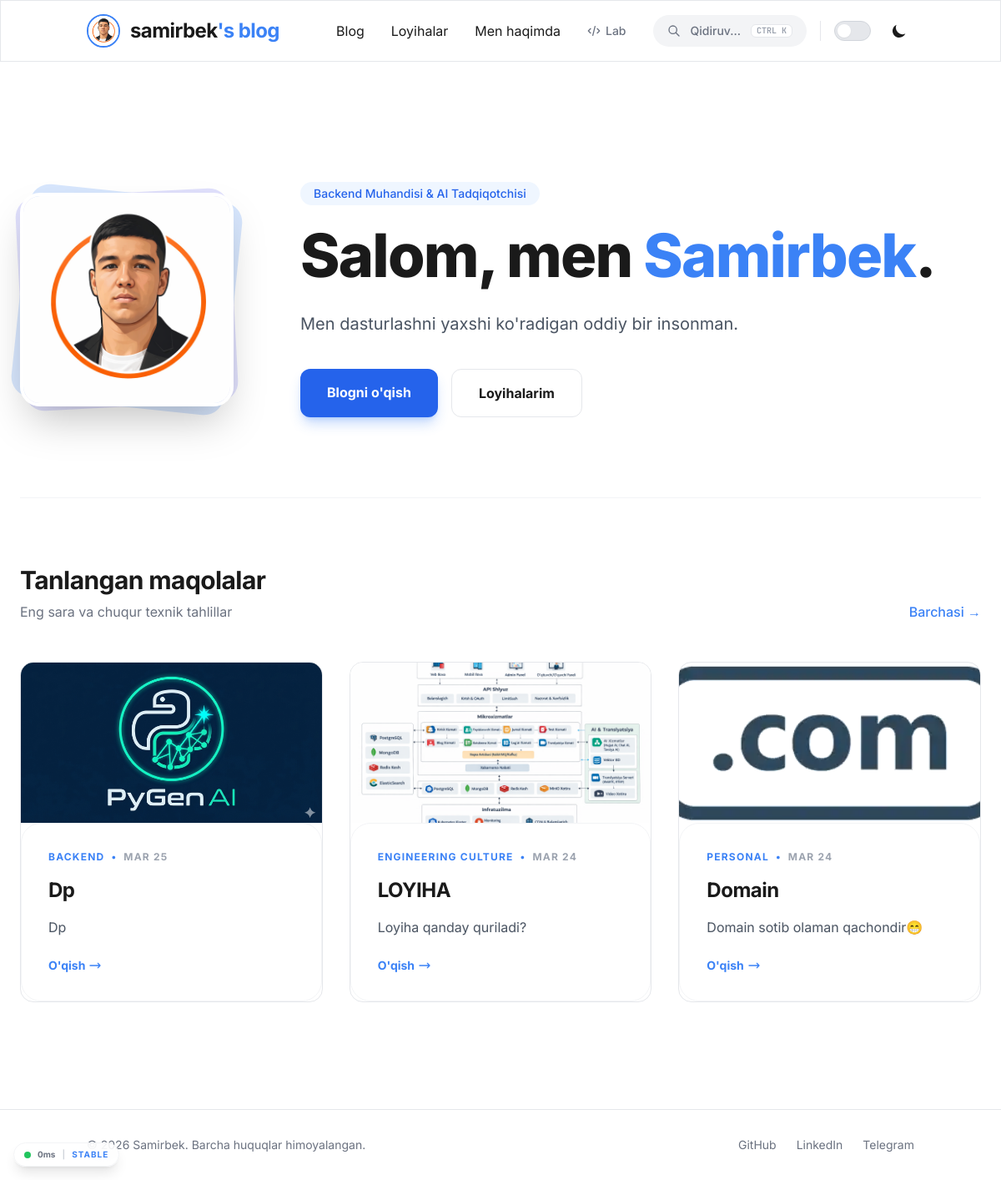
The page / on the database its author committed.
### blog/models.py (models this page shows, shortened)
class Post(models.Model):
    title = models.CharField(max_length=200)
    slug = models.SlugField(unique=True, blank=True)
    summary = models.TextField(max_length=500)
    content = MarkdownxField()
    category = models.ForeignKey(Category, on_delete=models.CASCADE, related_name='posts')
    tags = models.ManyToManyField(Tag, related_name='posts')
    featured_image = models.ImageField(upload_to='blog_images/', blank=True, null=True)
    is_published = models.BooleanField(default=False)
    featured = models.BooleanField(default=False)
    markdown_path = models.CharField(max_length=500, blank=True, null=True)
    created_at = models.DateTimeField(auto_now_add=True)
    updated_at = models.DateTimeField(auto_now=True)
    class Meta:
        ordering = ['-created_at']
    def get_absolute_url(self):
        return reverse('blog:blog_detail', kwargs={'slug': self.slug})

class Category(models.Model):
    name = models.CharField(max_length=100)
    slug = models.SlugField(unique=True)
    class Meta:
        verbose_name_plural = "Categories"

### blog/views.py (the view)
# urls.py: path('', views.HomeView.as_view(), name='home'),
@method_decorator(cache_page(60 * 15), name='dispatch') # 15 minute cache
class HomeView(TemplateView):
    template_name = 'blog/home.html'
    def get_context_data(self, **kwargs):
        context = super().get_context_data(**kwargs)
        context['featured_posts'] = Post.objects.filter(is_published=True, featured=True)[:3]
        return context

### templates/blog/home.html (shortened to what this page needs)
{% extends 'base.html' %}
{% load static %}
{% block content %}
<section class="py-12 md:py-24 flex flex-col md:flex-row items-center gap-12 md:gap-20">
    <div class="w-48 h-48 md:w-64 md:h-64 relative shrink-0">
        <img src="{% static 'logo/logo.png' %}" alt="Samirbek" class="w-full h-full object-cover rounded-3xl shadow-2xl border-4 border-white dark:border-gray-800 z-10 transition-transform hover:scale-105 duration-500">
    </div>
    <div class="flex-grow flex flex-col items-center md:items-start text-center md:text-left">
        <div class="inline-block px-4 py-1 mb-6 text-sm font-medium text-blue-600 bg-blue-50 rounded-full dark:bg-blue-900/30 dark:text-blue-400">
            Backend Muhandisi & AI Tadqiqotchisi
        </div>
        <h1 class="text-4xl md:text-6xl lg:text-7xl font-extrabold mb-8 leading-tight tracking-tight">
            Salom, men <span class="text-blue-500">Samirbek</span>.
        </h1>
        <p class="max-w-xl text-lg md:text-xl text-gray-600 dark:text-gray-400 mb-10 leading-relaxed">
            Men dasturlashni yaxshi ko'radigan oddiy bir insonman.
        </p>
        <div class="flex flex-col sm:flex-row gap-4 w-full sm:w-auto">
            <a href="{% url 'blog:blog_list' %}" class="px-8 py-4 bg-blue-600 text-white text-center font-bold rounded-xl hover:bg-blue-700 transition-all shadow-lg shadow-blue-500/30 hover:-translate-y-1">
                Blogni o'qish
            </a>
            <a href="{% url 'blog:project_list' %}" class="px-8 py-4 bg-white dark:bg-gray-800 border border-gray-200 dark:border-gray-700 text-center font-bold rounded-xl hover:border-blue-500 transition-all hover:-translate-y-1">
                Loyihalarim
            </a>
        </div>
    </div>
</section>
{% if featured_posts %}
<section class="py-20 border-t border-gray-100 dark:border-gray-800">
    <div class="flex justify-between items-end mb-12">
        <div>
            <h2 class="text-3xl font-bold mb-2">Tanlangan maqolalar</h2>
            <p class="text-gray-500">Eng sara va chuqur texnik tahlillar</p>
        </div>
        <a href="{% url 'blog:blog_list' %}" class="text-blue-500 font-medium hover:underline">Barchasi &rarr;</a>
    </div>
    <div class="grid grid-cols-1 md:grid-cols-3 gap-8">
        {% for post in featured_posts %}
        <article class="group relative flex flex-col bg-white dark:bg-gray-900 border border-gray-200 dark:border-gray-800 rounded-2xl overflow-hidden hover:shadow-2xl transition-all hover:-translate-y-1">
            {% if post.featured_image %}
            <img src="{{ post.featured_image.url }}" alt="{{ post.title }}" class="w-full h-48 object-cover group-hover:scale-105 transition-transform duration-500">
            {% else %}
            <div class="w-full h-48 bg-gradient-to-br from-blue-500 to-indigo-600 flex items-center justify-center">
                <span class="text-white text-4xl font-bold opacity-20">PyGen</span>
            </div>
            {% endif %}
            <div class="relative bg-white dark:bg-gray-800 p-8 rounded-3xl border border-gray-100 dark:border-gray-700 hover:shadow-2xl transition-all group overflow-hidden">
            <div class="flex items-center space-x-2 text-blue-500 font-bold uppercase tracking-widest text-xs mb-4">
                <span>{{ post.category.name }}</span>
                <span>•</span>
                <span class="text-gray-400">{{ post.created_at|date:"M d" }}</span>
            </div>
            <h3 class="text-2xl font-bold mb-4 group-hover:text-blue-500 transition-colors">
                <a href="{{ post.get_absolute_url }}" class="after:absolute after:inset-0">
                    {{ post.title }}
                </a>
            </h3>
            <p class="text-gray-600 dark:text-gray-400 mb-6 drop-shadow-sm">{{ post.summary|truncatechars:120 }}</p>
            <div class="flex items-center text-sm font-bold text-blue-500">
                O'qish <svg class="w-4 h-4 ml-1 group-hover:translate-x-1 transition-transform" fill="none" stroke="currentColor" viewBox="0 0 24 24"><path stroke-linecap="round" stroke-linejoin="round" stroke-width="2" d="M17 8l4 4m0 0l-4 4m4-4H3"></path></svg>
            </div>
        </div>
        </article>
        {% endfor %}
    </div>
</section>
{% endif %}
{% endblock %}

### static/css/index.css (style rules this page uses)
:root { --bg-primary: #ffffff; --text-primary: #1a1a1a; --accent: #3b82f6; }
body { font-family: 'Inter', sans-serif; background-color: var(--bg-primary); color: var(--text-primary); transition: background-color 0.3s ease, color 0.3s ease; }
h1, h2, h3, h4 { letter-spacing: -0.02em; font-weight: 700; }

### templates/base.html (style rules this page uses)
body { top: 0 !important; }

### rows shown on the page
Post: featured_image (picture), category.name "BACKEND", created_at "MAR 25", title "Dp", summary "Dp"
Post: featured_image (picture), category.name "ENGINEERING CULTURE", created_at "MAR 24", title "LOYIHA", summary "Loyiha qanday quriladi?"
Post: featured_image (picture), category.name "PERSONAL", created_at "MAR 24", title "Domain", summary "Domain sotib olaman qachondir😁"
